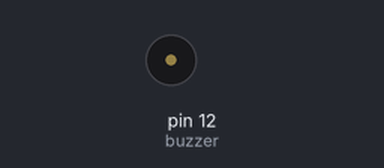
A sketch run on a simulated Arduino Uno, built with avr-gcc and run on an emulated ATmega328P. Shown: buzzer (waves = sounding, pin HIGH).

Above: at 1.7 s.
At 6.5 s:
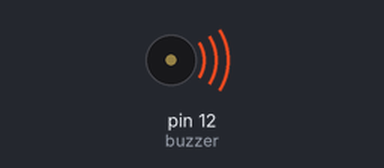
Timing chart, 0 to 7.4 s (numbered marks = the images above):
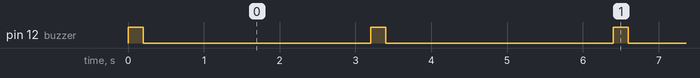

Measured:
- by itself, pin 12 (buzzer): alternates HIGH for 0.20 s and LOW for 3.0 s

The sketch:

buzzer_nano.ino
```cpp
#define buzzer 12  //Pin 12
void setup()
{
    pinMode(buzzer, OUTPUT); // Defining buzzer pin as OUTPUT Pin.
}
void loop() {
  digitalWrite(buzzer, HIGH); // buzzer gets turned ON (1/HIGH/+5V/D12)
  delay(200);             // Waiting for 200 milli second.
  digitalWrite(buzzer, LOW);  // buzzer gets OFF (0/LOW/0V/GND)
  delay(3000);        // here and above Delay is in milli second (3000 = 3 second)
}
```
